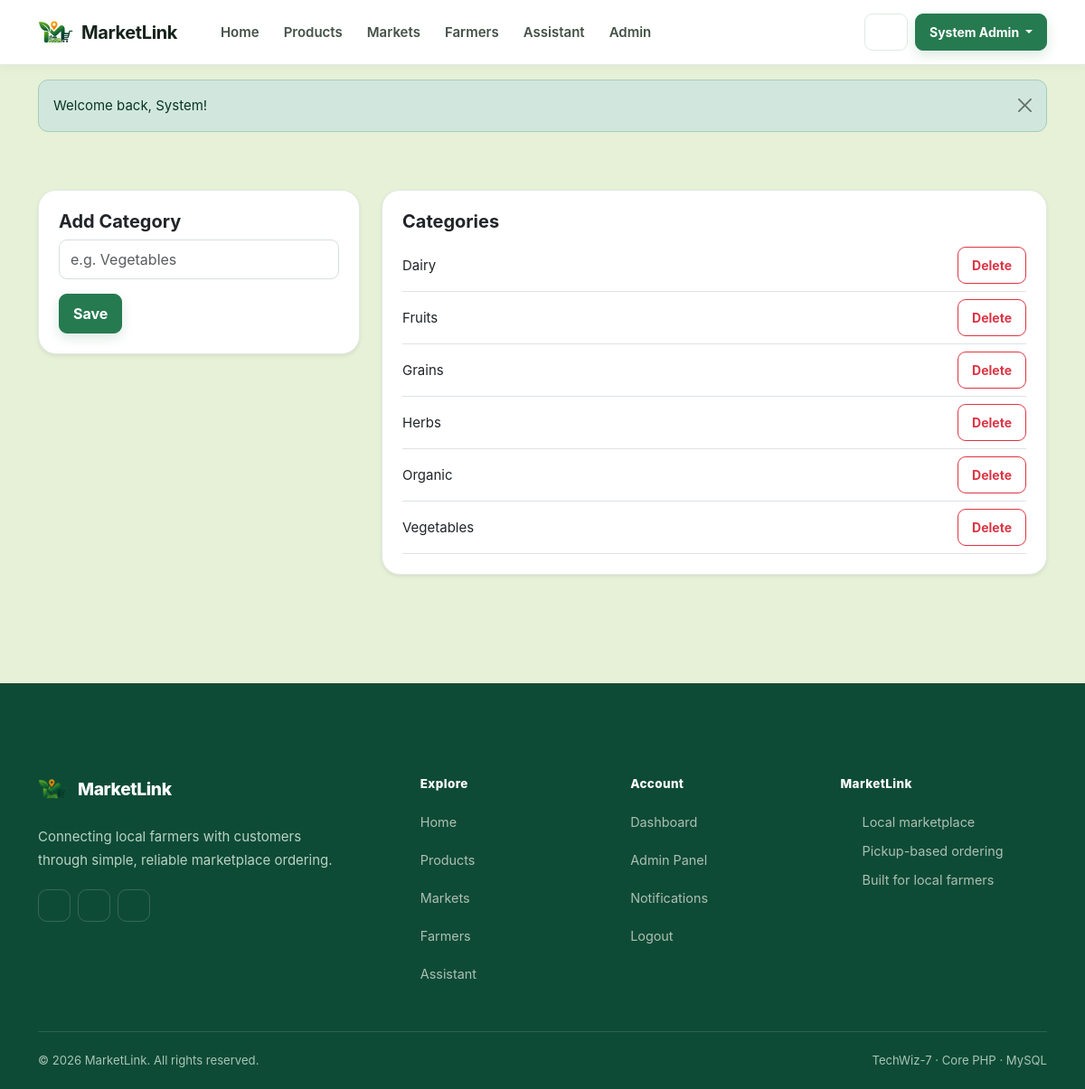
The app's page /admin/categories (signed in) with its own data.
### tables this page shows
CREATE TABLE `users` (
  `id` int(10) UNSIGNED NOT NULL,
  `name` varchar(120) NOT NULL,
  `email` varchar(190) NOT NULL,
  `password` varchar(255) NOT NULL,
  `phone` varchar(30) DEFAULT NULL,
  `profile_image` varchar(255) DEFAULT NULL,
  `role` enum('admin','farmer','customer') NOT NULL DEFAULT 'customer',
  `market_id` int(10) UNSIGNED DEFAULT NULL,
  `status` enum('active','inactive') NOT NULL DEFAULT 'active',
  `approval_status` enum('pending','approved','suspended') NOT NULL DEFAULT 'approved',
  `created_at` timestamp NOT NULL DEFAULT current_timestamp()
);

CREATE TABLE `categories` (
  `id` int(10) UNSIGNED NOT NULL,
  `name` varchar(100) NOT NULL,
  `status` enum('active','inactive') NOT NULL DEFAULT 'active',
  `created_at` timestamp NOT NULL DEFAULT current_timestamp()
);

### app/Controllers/AdminController.php (called while the page is built, shortened)
<?php
class AdminController
{
    public function categories(): void
    {
        require_role('admin');
        $pdo = db();
        $cats = $pdo->query("SELECT * FROM categories ORDER BY name")->fetchAll();
        require __DIR__ . '/../Views/layouts/header.php';
        require __DIR__ . '/../Views/admin/categories.php';
        require __DIR__ . '/../Views/layouts/footer.php';
    }
}

### index.php (called while the page is built, shortened)
<?php
require_once __DIR__ . '/app/Support/Router.php';
$router = new \App\Support\Router(require __DIR__ . '/routes/web.php');
$router->dispatch($_SERVER['REQUEST_METHOD'] ?? 'GET', $_SERVER['REQUEST_URI'] ?? '/');

### app/Support/auth.php (called while the page is built, shortened)
<?php
require_once __DIR__ . '/db.php';
function current_user(): ?array
{
    static $userLoaded = false;
    static $user = null;
    if ($userLoaded) return $user;
    $userLoaded = true;
    $st = db()->prepare('SELECT * FROM users WHERE id=? LIMIT 1');
    $st->execute([$_SESSION['user_id']]);
    $user = $st->fetch() ?: null;
    return $user;
}
function require_login(): void
{
    if (!current_user()) {
        flash('warning', 'Please login first.');
        redirect('login.php');
    }
}
function require_role(string $role): void
{
    require_login();
}

### app/Support/db.php (called while the page is built, shortened)
<?php
function db(): PDO {
    static $pdo = null;
    if ($pdo === null) {
        $dsn = 'mysql:host=' . DB_HOST . ';dbname=' . DB_NAME . ';charset=utf8mb4';
        $pdo = new PDO($dsn, DB_USER, DB_PASS, [PDO::ATTR_ERRMODE=>PDO::ERRMODE_EXCEPTION, PDO::ATTR_DEFAULT_FETCH_MODE=>PDO::FETCH_ASSOC, PDO::ATTR_EMULATE_PREPARES=>false]);
    }
    return $pdo;
}

### app/Views/admin/categories.php (the view)
<div class="container py-5">
    <div class="row g-4">
        <div class="col-lg-4">
            <div class="card border-0 shadow-sm">
                <div class="card-body">
                    <h5 class="fw-bold">Add Category</h5>
                    <form method="post"><?= csrf_field() ?><input name="name" class="form-control mb-3" placeholder="e.g. Vegetables" required><button class="btn btn-primary">Save</button></form>
                </div>
            </div>
        </div>
        <div class="col-lg-8">
            <div class="card border-0 shadow-sm">
                <div class="card-body">
                    <h5 class="fw-bold">Categories</h5><?php foreach ($cats as $c): ?><div class="d-flex justify-content-between align-items-center border-bottom py-2"><span><?= e($c['name']) ?></span>
                            <form method="post"><?= csrf_field() ?><input type="hidden" name="id" value="<?= $c['id'] ?>"><input type="hidden" name="action" value="delete"><button class="btn btn-sm btn-outline-danger">Delete</button></form>
                        </div><?php endforeach; ?>
                </div>
            </div>
        </div>
    </div>
</div>

### app/Support/Router.php (shortened to what this page needs)
<?php
class Router {
    public function dispatch(string $method, string $uri): void {
        $path = parse_url($uri, PHP_URL_PATH) ?: '/';
        foreach ($this->routes as [$m,$route,$handler]) {
            if ($m === $method && $route === $path) { [$class,$action]=$handler; (new $class())->$action(); return; }
        }
    }
}

### app/Views/layouts/header.php (shortened to what this page needs)
<?php
$flash = get_flash();
$user = current_user();
?>
<!doctype html>
<html lang="en">
<head>
    <link
        href="https://cdn.jsdelivr.net/npm/bootstrap@5.3.8/dist/css/bootstrap.min.css"
        rel="stylesheet"
    >
<link
        href="<?= url('assets/css/style.css') ?>"
        rel="stylesheet"
    >
</head>
<body>
    <nav class="navbar navbar-expand-lg navbar-light sticky-top">
        <div class="container">
            <a
                class="navbar-brand fw-bold d-flex align-items-center gap-2"
                href="<?= url('home') ?>"
            >
                <img src="<?= url('assets/img/logo.png') ?>" alt="MarketLink logo" width="40" height="40" class="d-inline-block align-text-top">
                <span>MarketLink</span>
            </a>
            <div id="mainNav" class="collapse navbar-collapse">
                <ul class="navbar-nav me-auto mb-2 mb-lg-0">
                    <li class="nav-item links">
                        <a
                            class="nav-link text-light"
                            href="<?= url('home') ?>"
                        >
                            Home
                        </a>
                    </li>
                    <li class="nav-item links">
                        <a
                            class="nav-link text-light"
                            href="<?= url('products') ?>"
                        >
                            Products
                        </a>
                    </li>
                    <li class="nav-item links">
                        <a
                            class="nav-link text-light"
                            href="<?= url('markets') ?>"
                        >
                            Markets
                        </a>
                    </li>
                    <li class="nav-item links">
                        <a
                            class="nav-link text-light"
                            href="<?= url('farmers') ?>"
                        >
                            Farmers
                        </a>
                    </li>
                    <li class="nav-item links">
                        <a
                            class="nav-link text-light"
                            href="<?= url('assistant') ?>"
                        >
                            Assistant
                        </a>
                    </li>
                    <?php if ($user && $user['role'] === 'customer'): ?>
                        <li class="nav-item links">
                            <a
                                class="nav-link text-light"
                                href="<?= url('orders') ?>"
                            >
                                Orders
                            </a>
                        </li>
                    <?php elseif ($user && $user['role'] === 'admin'): ?>
                        <li class="nav-item">
                            <a
                                class="nav-link"
                                href="<?= url('admin/home') ?>"
                            >
                                Admin
                            </a>
                        </li>
                    <?php endif; ?>
                </ul>
                <div class="d-flex align-items-center gap-2">
                    <?php if ($user): ?>
                        <a
                            class="btn btn-outline-light btn-sm bell-icon"
                            href="<?= url('notifications') ?>"
                        >
                            <?= svg_icon("bell", "icon icon-sm", "Notifications") ?>
                        </a>
                        <div class="dropdown">
                            <button
                                class="btn btn-primary btn-sm dropdown-toggle"
                                data-bs-toggle="dropdown"
                            >
                                <?= e($user['name']) ?>
                            </button>
                        </div>
                    <?php endif; ?>
                </div>
            </div>
        </div>
    </nav>
    <?php if ($flash): ?>
        <div class="container mt-3">
            <div
                class="alert alert-<?= e($flash['type']) ?> alert-dismissible fade show"
                role="alert"
            >
                <?= e($flash['message']) ?>
                <button
                    class="btn-close"
                    data-bs-dismiss="alert"
                ></button>
            </div>
        </div>
    <?php endif; ?>

### assets/css/style.css (style rules this page uses)
:root { --green-950: #123b2a; --green-900: #174b34; --green-800: #1d6545; --green-700: #267a50; --green-600: #2f8b5c; --green-100: #e8f5ed; --green-50: #f4faf6; --ink: #17231d; --muted: #6b776f; --line: #e2e9e4; --paper: #ffffff; --page: #71af1a2c; --warning: #a66a00; --danger: #b42318; --radius: 14px; --radius-lg: 20px; --shadow: 0 8px 24px rgba(25, 55, 39, .07); --shadow-hover: 0 16px 36px rgba(25, 55, 39, .11); }
* { box-sizing: border-box; }
html { scroll-behavior: smooth; }
body { margin: 0; background: var(--page); color: var(--ink); font-family: Inter, ui-sans-serif, -apple-system, BlinkMacSystemFont, "Segoe UI", sans-serif; font-size: 15px; line-height: 1.6; -webkit-font-smoothing: antialiased; }
a { color: var(--green-700); text-decoration: none; }
.navbar { min-height: 72px; background: rgba(255,255,255,.97) !important; border-bottom: 1px solid var(--line) !important; box-shadow: 0 2px 14px rgba(20, 45, 31, .04); padding: 10px 0; }
.navbar .container { gap: 20px; }
.navbar-brand { color: var(--ink) !important; letter-spacing: -.02em; }
.navbar-nav { gap: 3px; }
.navbar-nav .links { margin: 0; }
.navbar-nav .links .nav-link, .navbar-nav .nav-link { position: relative; color: #445149 !important; font-weight: 600; padding: 9px 12px !important; border-radius: 9px; transition: background .18s ease, color .18s ease; }
.btn { border-radius: 9px; font-weight: 650; padding: 9px 15px; border-width: 1px; transition: transform .16s ease, box-shadow .16s ease, background .16s ease; }
.btn-primary { --bs-btn-bg: var(--green-700); --bs-btn-border-color: var(--green-700); --bs-btn-hover-bg: var(--green-900); --bs-btn-hover-border-color: var(--green-900); --bs-btn-active-bg: var(--green-900); --bs-btn-active-border-color: var(--green-900); box-shadow: 0 5px 13px rgba(38,122,80,.16); }
.form-control, .form-select { min-height: 44px; border-color: #d7e0da; border-radius: 9px; color: var(--ink); background: #fff; }
.hero-card, .card, .stat-card, .stat-mini, .info-box { background: var(--paper); border: 1px solid var(--line) !important; border-radius: var(--radius-lg) !important; }
.card, .stat-card { box-shadow: var(--shadow); }
.card-body { padding: 22px; }
.alert { border-radius: 11px; border-width: 1px; }
.bell-icon { position: relative; color: var(--green-800) !important; background: #fff !important; border-color: var(--line) !important; box-shadow: none; }
.navbar-brand img { object-fit: contain; border-radius: 9px; }

### records on screen
users: name "System Admin"
categories: name "Dairy"
categories: name "Fruits"
categories: name "Grains"
categories: name "Herbs"
categories: name "Organic"
categories: name "Vegetables"
